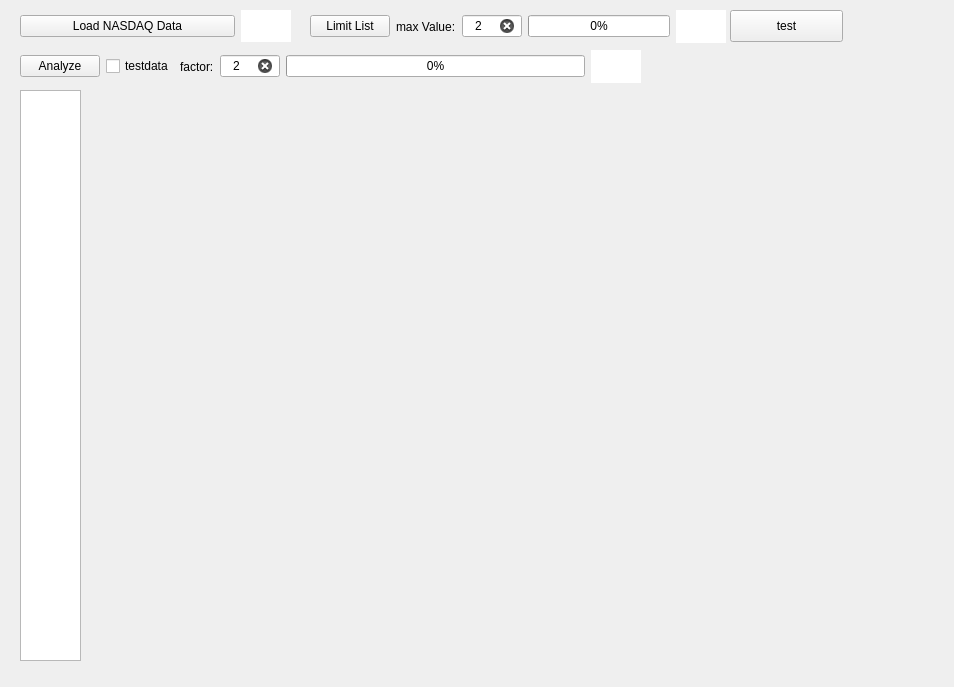
<?xml version="1.0" encoding="UTF-8"?>
<ui version="4.0">
 <class>MainWindow</class>
 <widget class="QMainWindow" name="MainWindow">
  <property name="geometry">
   <rect>
    <x>0</x>
    <y>0</y>
    <width>954</width>
    <height>687</height>
   </rect>
  </property>
  <property name="windowTitle">
   <string>MainWindow</string>
  </property>
  <widget class="QWidget" name="centralwidget">
   <widget class="QWidget" name="layoutWidget">
    <property name="geometry">
     <rect>
      <x>310</x>
      <y>10</y>
      <width>416</width>
      <height>33</height>
     </rect>
    </property>
    <layout class="QHBoxLayout" name="horizontalLayout_3">
     <item>
      <widget class="QPushButton" name="pushButton_2">
       <property name="text">
        <string>Limit List</string>
       </property>
      </widget>
     </item>
     <item>
      <widget class="QLabel" name="label_3">
       <property name="text">
        <string>max Value:</string>
       </property>
      </widget>
     </item>
     <item>
      <widget class="QLineEdit" name="lineEdit">
       <property name="minimumSize">
        <size>
         <width>60</width>
         <height>0</height>
        </size>
       </property>
       <property name="maximumSize">
        <size>
         <width>60</width>
         <height>16777215</height>
        </size>
       </property>
       <property name="text">
        <string>2</string>
       </property>
       <property name="alignment">
        <set>Qt::AlignCenter</set>
       </property>
       <property name="clearButtonEnabled">
        <bool>true</bool>
       </property>
      </widget>
     </item>
     <item>
      <widget class="QProgressBar" name="progressBar_1">
       <property name="value">
        <number>0</number>
       </property>
      </widget>
     </item>
     <item>
      <widget class="QLabel" name="label_2">
       <property name="minimumSize">
        <size>
         <width>50</width>
         <height>0</height>
        </size>
       </property>
       <property name="maximumSize">
        <size>
         <width>50</width>
         <height>16777215</height>
        </size>
       </property>
       <property name="styleSheet">
        <string notr="true">background-color: rgb(255, 255, 255);</string>
       </property>
       <property name="text">
        <string/>
       </property>
      </widget>
     </item>
    </layout>
   </widget>
   <widget class="QWidget" name="layoutWidget_2">
    <property name="geometry">
     <rect>
      <x>20</x>
      <y>50</y>
      <width>621</width>
      <height>33</height>
     </rect>
    </property>
    <layout class="QHBoxLayout" name="horizontalLayout_4">
     <item>
      <widget class="QPushButton" name="pushButton_3">
       <property name="text">
        <string>Analyze</string>
       </property>
      </widget>
     </item>
     <item>
      <widget class="QCheckBox" name="checkBox">
       <property name="text">
        <string>testdata</string>
       </property>
      </widget>
     </item>
     <item>
      <widget class="QLabel" name="label">
       <property name="text">
        <string>factor:</string>
       </property>
      </widget>
     </item>
     <item>
      <widget class="QLineEdit" name="lineEdit_2">
       <property name="minimumSize">
        <size>
         <width>60</width>
         <height>0</height>
        </size>
       </property>
       <property name="maximumSize">
        <size>
         <width>60</width>
         <height>16777215</height>
        </size>
       </property>
       <property name="text">
        <string>2</string>
       </property>
       <property name="alignment">
        <set>Qt::AlignCenter</set>
       </property>
       <property name="clearButtonEnabled">
        <bool>true</bool>
       </property>
      </widget>
     </item>
     <item>
      <widget class="QProgressBar" name="progressBar_2">
       <property name="value">
        <number>0</number>
       </property>
      </widget>
     </item>
     <item>
      <widget class="QLabel" name="label_4">
       <property name="minimumSize">
        <size>
         <width>50</width>
         <height>0</height>
        </size>
       </property>
       <property name="maximumSize">
        <size>
         <width>50</width>
         <height>16777215</height>
        </size>
       </property>
       <property name="styleSheet">
        <string notr="true">background-color: rgb(255, 255, 255);</string>
       </property>
       <property name="text">
        <string/>
       </property>
      </widget>
     </item>
    </layout>
   </widget>
   <widget class="QTextBrowser" name="textBrowser">
    <property name="geometry">
     <rect>
      <x>20</x>
      <y>90</y>
      <width>61</width>
      <height>571</height>
     </rect>
    </property>
   </widget>
   <widget class="QWidget" name="layoutWidget">
    <property name="geometry">
     <rect>
      <x>20</x>
      <y>10</y>
      <width>271</width>
      <height>32</height>
     </rect>
    </property>
    <layout class="QHBoxLayout" name="horizontalLayout_2">
     <item>
      <widget class="QPushButton" name="pushButton_1">
       <property name="text">
        <string>Load NASDAQ Data</string>
       </property>
      </widget>
     </item>
     <item>
      <widget class="QLabel" name="label_1">
       <property name="minimumSize">
        <size>
         <width>50</width>
         <height>0</height>
        </size>
       </property>
       <property name="maximumSize">
        <size>
         <width>50</width>
         <height>16777215</height>
        </size>
       </property>
       <property name="styleSheet">
        <string notr="true">background-color: rgb(255, 255, 255);</string>
       </property>
       <property name="text">
        <string/>
       </property>
      </widget>
     </item>
    </layout>
   </widget>
   <widget class="QPushButton" name="pushButton">
    <property name="geometry">
     <rect>
      <x>730</x>
      <y>10</y>
      <width>113</width>
      <height>32</height>
     </rect>
    </property>
    <property name="text">
     <string>test</string>
    </property>
   </widget>
   <widget class="QWidget" name="layoutWidget">
    <property name="geometry">
     <rect>
      <x>91</x>
      <y>91</y>
      <width>851</width>
      <height>571</height>
     </rect>
    </property>
    <layout class="QVBoxLayout" name="verticalLayout">
     <item>
      <widget class="QLabel" name="label_5">
       <property name="minimumSize">
        <size>
         <width>0</width>
         <height>25</height>
        </size>
       </property>
       <property name="maximumSize">
        <size>
         <width>16777215</width>
         <height>25</height>
        </size>
       </property>
       <property name="text">
        <string/>
       </property>
      </widget>
     </item>
     <item>
      <layout class="QHBoxLayout" name="horizontalLayout">
       <item>
        <widget class="QWidget" name="widget_1" native="true"/>
       </item>
       <item>
        <widget class="QWidget" name="widget_2" native="true"/>
       </item>
      </layout>
     </item>
    </layout>
   </widget>
  </widget>
 </widget>
 <resources/>
 <connections/>
</ui>
